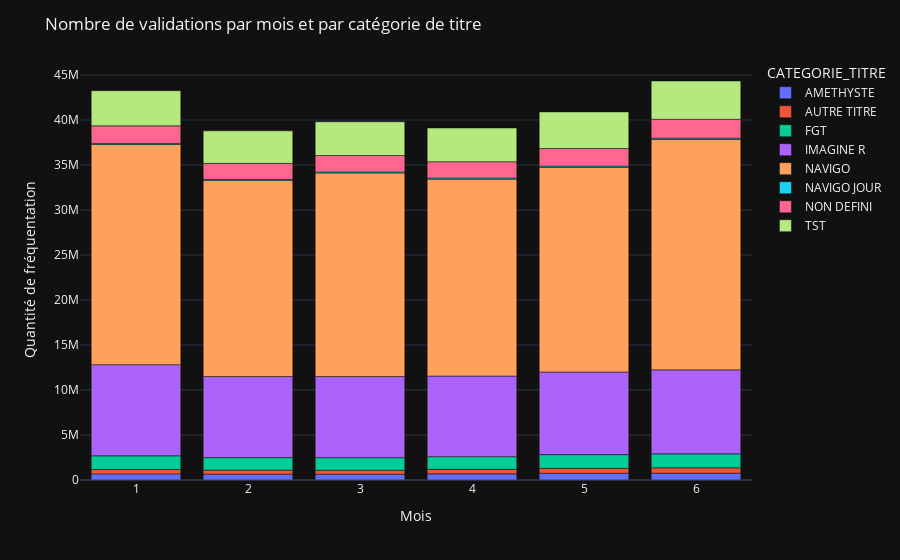

Notebook code for this chart:
### Code cell
# graphe par mois de la fréquentation associée à chaque type de titre de transport

fig = px.bar(vald_23_RER_mois_categorie, x='Mois', y='NB_VALD', color='CATEGORIE_TITRE',
             labels={'NB_VALD': 'Nombre de validations', 'Mois': 'Mois'})

fig.update_layout(
    title='Nombre de validations par mois et par catégorie de titre',
    xaxis_title='Mois',
    yaxis_title='Quantité de fréquentation',
    template='plotly_dark',  
)

fig.show()

### Figure 1 — Plotly figure (JSON) as saved in the notebook; plotly's stock layout.template omitted (floating-point values rounded to 4 significant figures)
{"data": [{"alignmentgroup": "True", "hovertemplate": "CATEGORIE_TITRE=AMETHYSTE<br>Mois=%{x}<br>Nombre de validations=%{y}<extra></extra>", "legendgroup": "AMETHYSTE", "marker": {"color": "#636efa", "pattern": {"shape": ""}}, "name": "AMETHYSTE", "offsetgroup": "AMETHYSTE", "orientation": "v", "showlegend": true, "textposition": "auto", "type": "bar", "x": [1, 2, 3, 4, 5, 6], "xaxis": "x", "y": [680002, 650658, 648404, 681865, 748425, 752060], "yaxis": "y"}, {"alignmentgroup": "True", "hovertemplate": "CATEGORIE_TITRE=AUTRE TITRE<br>Mois=%{x}<br>Nombre de validations=%{y}<extra></extra>", "legendgroup": "AUTRE TITRE", "marker": {"color": "#EF553B", "pattern": {"shape": ""}}, "name": "AUTRE TITRE", "offsetgroup": "AUTRE TITRE", "orientation": "v", "showlegend": true, "textposition": "auto", "type": "bar", "x": [1, 2, 3, 4, 5, 6], "xaxis": "x", "y": [486772, 448818, 441994, 499414, 544907, 603365], "yaxis": "y"}, {"alignmentgroup": "True", "hovertemplate": "CATEGORIE_TITRE=FGT<br>Mois=%{x}<br>Nombre de validations=%{y}<extra></extra>", "legendgroup": "FGT", "marker": {"color": "#00cc96", "pattern": {"shape": ""}}, "name": "FGT", "offsetgroup": "FGT", "orientation": "v", "showlegend": true, "textposition": "auto", "type": "bar", "x": [1, 2, 3, 4, 5, 6], "xaxis": "x", "y": [1520326, 1388920, 1388634, 1409344, 1527267, 1547953], "yaxis": "y"}, {"alignmentgroup": "True", "hovertemplate": "CATEGORIE_TITRE=IMAGINE R<br>Mois=%{x}<br>Nombre de validations=%{y}<extra></extra>", "legendgroup": "IMAGINE R", "marker": {"color": "#ab63fa", "pattern": {"shape": ""}}, "name": "IMAGINE R", "offsetgroup": "IMAGINE R", "orientation": "v", "showlegend": true, "textposition": "auto", "type": "bar", "x": [1, 2, 3, 4, 5, 6], "xaxis": "x", "y": [10129757, 9004442, 9014133, 8959094, 9181967, 9337424], "yaxis": "y"}, {"alignmentgroup": "True", "hovertemplate": "CATEGORIE_TITRE=NAVIGO<br>Mois=%{x}<br>Nombre de validations=%{y}<extra></extra>", "legendgroup": "NAVIGO", "marker": {"color": "#FFA15A", "pattern": {"shape": ""}}, "name": "NAVIGO", "offsetgroup": "NAVIGO", "orientation": "v", "showlegend": true, "textposition": "auto", "type": "bar", "x": [1, 2, 3, 4, 5, 6], "xaxis": "x", "y": [24465964, 21799719, 22630556, 21881215, 22733409, 25595800], "yaxis": "y"}, {"alignmentgroup": "True", "hovertemplate": "CATEGORIE_TITRE=NAVIGO JOUR<br>Mois=%{x}<br>Nombre de validations=%{y}<extra></extra>", "legendgroup": "NAVIGO JOUR", "marker": {"color": "#19d3f3", "pattern": {"shape": ""}}, "name": "NAVIGO JOUR", "offsetgroup": "NAVIGO JOUR", "orientation": "v", "showlegend": true, "textposition": "auto", "type": "bar", "x": [1, 2, 3, 4, 5, 6], "xaxis": "x", "y": [122157, 116750, 102280, 127365, 142324, 151520], "yaxis": "y"}, {"alignmentgroup": "True", "hovertemplate": "CATEGORIE_TITRE=NON DEFINI<br>Mois=%{x}<br>Nombre de validations=%{y}<extra></extra>", "legendgroup": "NON DEFINI", "marker": {"color": "#FF6692", "pattern": {"shape": ""}}, "name": "NON DEFINI", "offsetgroup": "NON DEFINI", "orientation": "v", "showlegend": true, "textposition": "auto", "type": "bar", "x": [1, 2, 3, 4, 5, 6], "xaxis": "x", "y": [1945718, 1775941, 1825724, 1807461, 1956067, 2095452], "yaxis": "y"}, {"alignmentgroup": "True", "hovertemplate": "CATEGORIE_TITRE=TST<br>Mois=%{x}<br>Nombre de validations=%{y}<extra></extra>", "legendgroup": "TST", "marker": {"color": "#B6E880", "pattern": {"shape": ""}}, "name": "TST", "offsetgroup": "TST", "orientation": "v", "showlegend": true, "textposition": "auto", "type": "bar", "x": [1, 2, 3, 4, 5, 6], "xaxis": "x", "y": [3909376, 3613643, 3752523, 3746528, 4069505, 4253234], "yaxis": "y"}], "layout": {"autosize": true, "barmode": "relative", "legend": {"title": {"text": "CATEGORIE_TITRE"}, "tracegroupgap": 0}, "margin": {"t": 60}, "title": {"text": "Nombre de validations par mois et par catégorie de titre"}, "xaxis": {"anchor": "y", "autorange": true, "domain": [0, 1], "range": [0.5, 6.5], "title": {"text": "Mois"}, "type": "linear"}, "yaxis": {"anchor": "x", "autorange": true, "domain": [0, 1], "range": [0, 46670000.0], "title": {"text": "Quantité de fréquentation"}, "type": "linear"}}}
